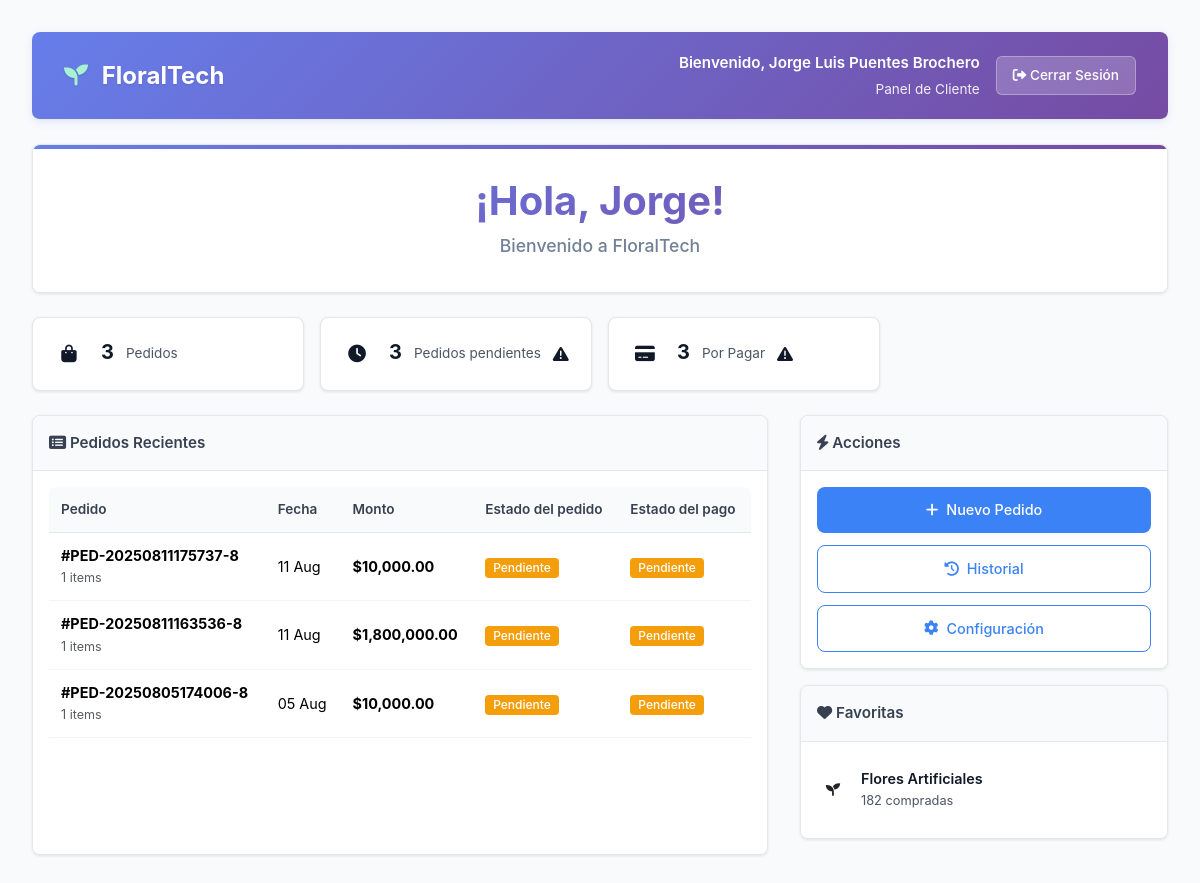
The app's page /index.php?ctrl=dashboard&action=cliente (signed in) with its own data.
### tables this page shows
CREATE TABLE `cli` (
  `idcli` int(11) NOT NULL,
  `nombre` varchar(255) NOT NULL,
  `direccion` varchar(255) DEFAULT NULL,
  `telefono` varchar(255) DEFAULT NULL,
  `email` varchar(255) DEFAULT NULL,
  `fecha_registro` date DEFAULT curdate(),
  `fecha_actualizacion` datetime DEFAULT NULL COMMENT 'Fecha de última actualización',
  `empleado_registro` int(11) DEFAULT NULL COMMENT 'ID del empleado que registró al cliente'
);

CREATE TABLE `ped` (
  `idped` int(11) NOT NULL,
  `numped` varchar(255) NOT NULL,
  `fecha_pedido` datetime DEFAULT current_timestamp(),
  `monto_total` decimal(10,2) NOT NULL,
  `cli_idcli` int(11) NOT NULL,
  `estado` varchar(50) DEFAULT 'Pendiente',
  `empleado_id` int(11) DEFAULT NULL COMMENT 'ID del empleado que creó el pedido',
  `fecha_actualizacion` datetime DEFAULT NULL COMMENT 'Fecha de última actualización',
  `empleado_actualizacion` int(11) DEFAULT NULL COMMENT 'ID del empleado que actualizó por última vez',
  `notas` text DEFAULT NULL COMMENT 'Notas adicionales del pedido',
  `direccion_entrega` text DEFAULT NULL,
  `fecha_entrega_solicitada` date DEFAULT NULL
);

### controllers/dashboard.php (called while the page is built, shortened)
<?php
class dashboard {
    public function cliente() {
        require_once 'views/cliente/dashboard.php';
    }
}
?>

### index.php (called while the page is built, shortened)
<?php
$action = isset($_GET['action']) ? $_GET['action'] : 'index';
try {
    $controller = new $controllerClass();
    $controller->$action();
} catch (Exception $e) {
    die("Error: " . $e->getMessage());
}
?>

### views/cliente/dashboard.php (the view, shortened to what this page needs)
<?php
$usuario = $_SESSION['user'];
$conn = new conexion();
$db = $conn->get_conexion();
try {
    $stmt = $db->prepare("SELECT idcli FROM cli WHERE email = ?");
    $stmt->execute([$usuario['email']]);
    $cliente_data = $stmt->fetch(PDO::FETCH_ASSOC);
    if (!$cliente_data) {
        $stmt = $db->prepare("INSERT INTO cli (nombre, direccion, telefono, email, fecha_registro) VALUES (?, ?, ?, ?, CURDATE())");
        $stmt->execute([
            $usuario['nombre_completo'],
            $usuario['direccion'] ?? 'Sin dirección',
            $usuario['telefono'] ?? 'Sin teléfono',
            $usuario['email']
        ]);
        $cliente_id = $db->lastInsertId();
    } else {
        $cliente_id = $cliente_data['idcli'];
    }
$stmt = $db->prepare("
    SELECT
        COUNT(DISTINCT p.idped) as total_pedidos,
        COALESCE(SUM(
            CASE
                WHEN (pg.estado_pag = 'Completado' OR pg.estado_pag = 'COMPLETADO')
                AND p.estado != 'Cancelado'
                THEN p.monto_total
                ELSE 0
            END
        ), 0) as total_gastado,
        COALESCE(SUM(
            CASE
                WHEN (pg.estado_pag = 'Sin pago' OR pg.estado_pag IS NULL)
                AND p.estado != 'Cancelado'
                THEN p.monto_total
                ELSE 0
            END
        ), 0) as total_pendiente_pago,
        SUM(CASE WHEN p.estado = 'Pendiente' AND p.estado != 'Cancelado' THEN 1 ELSE 0 END) as pedidos_pendientes,
        SUM(CASE WHEN p.estado = 'Completado' THEN 1 ELSE 0 END) as pedidos_completados,
        SUM(CASE WHEN (pg.estado_pag = 'Pendiente' AND p.estado != 'Cancelado') THEN 1 ELSE 0 END) as pagos_pendientes,
        SUM(CASE WHEN (pg.estado_pag = 'Completado' OR pg.estado_pag = 'COMPLETADO') THEN 1 ELSE 0 END) as pagos_completados,
        SUM(CASE WHEN (pg.estado_pag = 'Sin pago' OR pg.estado_pag IS NULL) THEN 1 ELSE 0 END) as pagos_sin_pago,
        COALESCE(AVG(
            CASE
                WHEN (pg.estado_pag = 'Completado' OR pg.estado_pag = 'COMPLETADO')
                AND p.estado != 'Cancelado'
                THEN p.monto_total
                ELSE NULL
            END
        ), 0) as promedio_pedido,
        MAX(p.fecha_pedido) as ultimo_pedido
    FROM ped p
    LEFT JOIN pagos pg ON p.idped = pg.ped_idped
    WHERE p.cli_idcli = ?
");
    $stmt->execute([$cliente_id]);
    $estadisticas = $stmt->fetch(PDO::FETCH_ASSOC);
    $total_pedidos = $estadisticas['total_pedidos'] ?? 0;
    $pedidos_pendientes = $estadisticas['pedidos_pendientes'] ?? 0;
    $pagos_pendientes = $estadisticas['pagos_pendientes'] ?? 0;
    $stmt = $db->prepare("
        SELECT
            p.*,
            DATE_FORMAT(p.fecha_pedido, '%d/%m/%Y %H:%i') as fecha_formato,
            DATE_FORMAT(p.fecha_pedido, '%d %b') as fecha_corta,
            pg.estado_pag as estado_pago,
            pg.metodo_pago,
            COUNT(dp.iddetped) as cantidad_items,
            GROUP_CONCAT(DISTINCT tf.nombre SEPARATOR ', ') as flores_nombres
        FROM ped p
        LEFT JOIN pagos pg ON p.idped = pg.ped_idped
        LEFT JOIN detped dp ON p.idped = dp.idped
        LEFT JOIN tflor tf ON dp.idtflor = tf.idtflor
        WHERE p.cli_idcli = ?
        GROUP BY p.idped
        ORDER BY p.fecha_pedido DESC
        LIMIT 5
    ");
    $stmt->execute([$cliente_id]);
    $pedidos_recientes = $stmt->fetchAll(PDO::FETCH_ASSOC);
    $stmt = $db->prepare("
        SELECT
            tf.nombre,
            tf.color,
            SUM(dp.cantidad) as total_comprado,
            COUNT(DISTINCT dp.idped) as veces_comprado,
            AVG(dp.precio_unitario) as precio_promedio
        FROM detped dp
        INNER JOIN ped p ON dp.idped = p.idped
        INNER JOIN tflor tf ON dp.idtflor = tf.idtflor
        WHERE p.cli_idcli = ?
        GROUP BY tf.idtflor
        ORDER BY total_comprado DESC
        LIMIT 3
    ");
    $stmt->execute([$cliente_id]);
    $flores_favoritas = $stmt->fetchAll(PDO::FETCH_ASSOC);
    $stmt = $db->prepare("
        SELECT
            c.*,
            DATEDIFF(CURDATE(), c.fecha_registro) as dias_cliente,
            u.username,
            u.fecha_registro as fecha_registro_usuario
        FROM cli c
        INNER JOIN usu u ON c.email = u.email
        WHERE c.idcli = ?
    ");
    $stmt->execute([$cliente_id]);
} catch (PDOException $e) {
    $total_pedidos = 0;
    $pedidos_pendientes = 0;
    $pedidos_completados = 0;
    $pagos_pendientes = 0;
    $pagos_completados = 0;
    $promedio_pedido = 0;
    $porcentaje_completados = 0;
    $dias_ultimo_pedido = null;
    $pedidos_recientes = [];
    $actividad_reciente = [];
    $flores_favoritas = [];
    $datos_cliente = null;
    $cliente_id = 0;
    error_log("Error en dashboard cliente: " . $e->getMessage());
}
?>
<!DOCTYPE html>
<html lang="es">
<head>
    <link href="https://cdn.jsdelivr.net/npm/bootstrap@5.3.6/dist/css/bootstrap.min.css" rel="stylesheet">
    <link rel="stylesheet" href="assets/dashboard-cliente.css">
    <link href="https://cdnjs.cloudflare.com/ajax/libs/font-awesome/6.0.0/css/all.min.css" rel="stylesheet">
</head>
<body>
    <div class="dashboard-container">
        <nav class="navbar">
            <div class="navbar-brand">
                <i class="fas fa-seedling"></i>
                FloralTech
            </div>
            <div class="navbar-user">
                <div class="user-info">
                    <p class="user-name">Bienvenido, <?= htmlspecialchars($usuario['nombre_completo']) ?></p>
                    <p class="user-welcome">Panel de Cliente</p>
                </div>
                <a href="index.php?ctrl=login&action=logout" class="logout-btn">
                    <i class="fas fa-sign-out-alt"></i> Cerrar Sesión
                </a>
            </div>
        </nav>
        <div class="welcome-card card">
            <div class="card-body">
                <div class="welcome-header">
                    <h2>¡Hola, <?= explode(' ', $usuario['nombre_completo'])[0] ?>!</h2>
                    <p>
                            Bienvenido a FloralTech
                    </p>
                </div>
            </div>
        </div>
            <div class="stats-grid">
                <div class="stat-card">
                    <div class="stat-icon">
                        <i class="fas fa-shopping-bag"></i>
                    </div>
                    <div class="stat-number"><?= number_format($total_pedidos) ?></div>
                    <div class="stat-label">Pedidos</div>
                </div>
                <div class="stat-card">
                    <div class="stat-icon">
                        <i class="fas fa-clock"></i>
                    </div>
                    <div class="stat-number"><?= number_format($pedidos_pendientes) ?></div>
                    <div class="stat-label">Pedidos pendientes</div>
                    <?php if ($pedidos_pendientes > 0): ?>
                        <div class="stat-change negative">
                            <i class="fas fa-exclamation-triangle"></i>
                        </div>
                    <?php endif; ?>
                </div>
                <div class="stat-card">
                    <div class="stat-icon">
                        <i class="fas fa-credit-card"></i>
                    </div>
                    <div class="stat-number"><?= number_format($pagos_pendientes) ?></div>
                    <div class="stat-label">Por Pagar</div>
                    <?php if ($pagos_pendientes > 0): ?>
                        <div class="stat-change negative">
                            <i class="fas fa-exclamation-triangle"></i>
                        </div>
                    <?php endif; ?>
                </div>
            </div>
            <div class="content-grid">
                <div class="card">
                    <div class="card-header">
                        <i class="fas fa-list-alt"></i> Pedidos Recientes
                    </div>
                    <div class="card-body">
                        <?php if (!empty($pedidos_recientes)): ?>
                            <div class="table-container">
                                <table class="table">
                                    <thead>
                                        <tr>
                                            <th>Pedido</th>
                                            <th>Fecha</th>
                                            <th>Monto</th>
                                            <th>Estado del pedido</th>
                                            <th>Estado del pago</th>
                                        </tr>
                                    </thead>
                                    <tbody>
                                        <?php foreach (array_slice($pedidos_recientes, 0, 5) as $pedido): ?>
                                            <tr>
                                                <td>
                                                    <strong>#<?= htmlspecialchars($pedido['numped']) ?></strong>
                                                    <br><small class="text-muted"><?= $pedido['cantidad_items'] ?> items</small>
                                                </td>
                                                <td>
                                                    <?= htmlspecialchars($pedido['fecha_corta']) ?>
                                                </td>
                                                <td>
                                                    <strong>$<?= number_format($pedido['monto_total'], 2) ?></strong>
                                                </td>
                                                <td>
                                                    <?php
                                                    $estado_pedido = strtolower($pedido['estado']);
                                                    $estados_pedido_clases = [
                                                        'completado' => 'badge-success',
                                                        'pendiente' => 'badge-warning',
                                                        'procesando' => 'badge-info',
                                                        'cancelado' => 'badge-danger',
                                                        'enviado' => 'badge-primary',
                                                        'entregado' => 'badge-success'
                                                    ];
                                                    $badge_class = $estados_pedido_clases[$estado_pedido] ?? 'badge-secondary';
                                                    ?>
                                                    <span class="badge <?= $badge_class ?>">
                                                        <?= htmlspecialchars($pedido['estado']) ?>
                                                    </span>
                                                </td>
                                                <td>
                                                    <?php
                                                    $pago_badge_class = '';
                                                    $estado_pago = $pedido['estado_pago'] ?? 'Sin pago';
                                                    switch (strtolower($estado_pago)) {
                                                        case 'pendiente':
                                                            $pago_badge_class = 'badge-warning';
                                                            break;
                                                    }
                                                    ?>
                                                    <span class="badge <?= $pago_badge_class ?>">
                                                        <?= htmlspecialchars($estado_pago) ?>
                                                    </span>
                                                </td>
                                            </tr>
                                        <?php endforeach; ?>
                                    </tbody>
                                </table>
                            </div>
                        <?php endif; ?>
                    </div>
                </div>
                <div>
                    <div class="card mb-3">
                        <div class="card-header">
                            <i class="fas fa-bolt"></i> Acciones
                        </div>
                        <div class="card-body">
                            <div class="quick-actions">
                                <a href="index.php?ctrl=cliente&action=nuevo_pedido" class="btn btn-primary">
                                    <i class="fas fa-plus"></i> Nuevo Pedido
                                </a>
                                <a href="index.php?ctrl=cliente&action=historial" class="btn btn-outline">
                                    <i class="fas fa-history"></i> Historial
                                </a>
                                <a href="index.php?ctrl=cliente&action=configuracion" class="btn btn-outline">
                                    <i class="fas fa-cog"></i> Configuración
                                </a>
                            </div>
                        </div>
                    </div>
                    <?php if (!empty($flores_favoritas)): ?>
                    <div class="card mb-3">
                        <div class="card-header">
                            <i class="fas fa-heart"></i> Favoritas
                        </div>
                        <div class="card-body">
                            <?php foreach (array_slice($flores_favoritas, 0, 2) as $flor): ?>
                                <div class="activity-item">
                                    <div class="activity-icon success">
                                        <i class="fas fa-seedling"></i>
                                    </div>
                                    <div class="activity-content">
                                        <h6><?= htmlspecialchars($flor['nombre']) ?></h6>
                                        <p><?= $flor['total_comprado'] ?> compradas</p>
                                    </div>
                                </div>
                            <?php endforeach; ?>
                        </div>
                    </div>
                    <?php endif; ?>
                    </div>
                </div>
            </div>
</body>
</html>

### records on screen
cli: nombre "Jorge Luis Puentes Brochero", nombre "Jorge"
ped: numped "PED-20250811175737-8", cantidad_items "1", fecha_corta "11 Aug", monto_total "10,000.00", estado "Pendiente", estado_pago "Pendiente"
ped: numped "PED-20250811163536-8", cantidad_items "1", fecha_corta "11 Aug", monto_total "1,800,000.00", estado "Pendiente", estado_pago "Pendiente"
ped: numped "PED-20250805174006-8", cantidad_items "1", fecha_corta "05 Aug", monto_total "10,000.00", estado "Pendiente", estado_pago "Pendiente"

### other values on screen
$total_pedidos "3"
$pedidos_pendientes "3"
$pagos_pendientes "3"
$flor['nombre'] "Flores Artificiales"
$flor['total_comprado'] "182"
